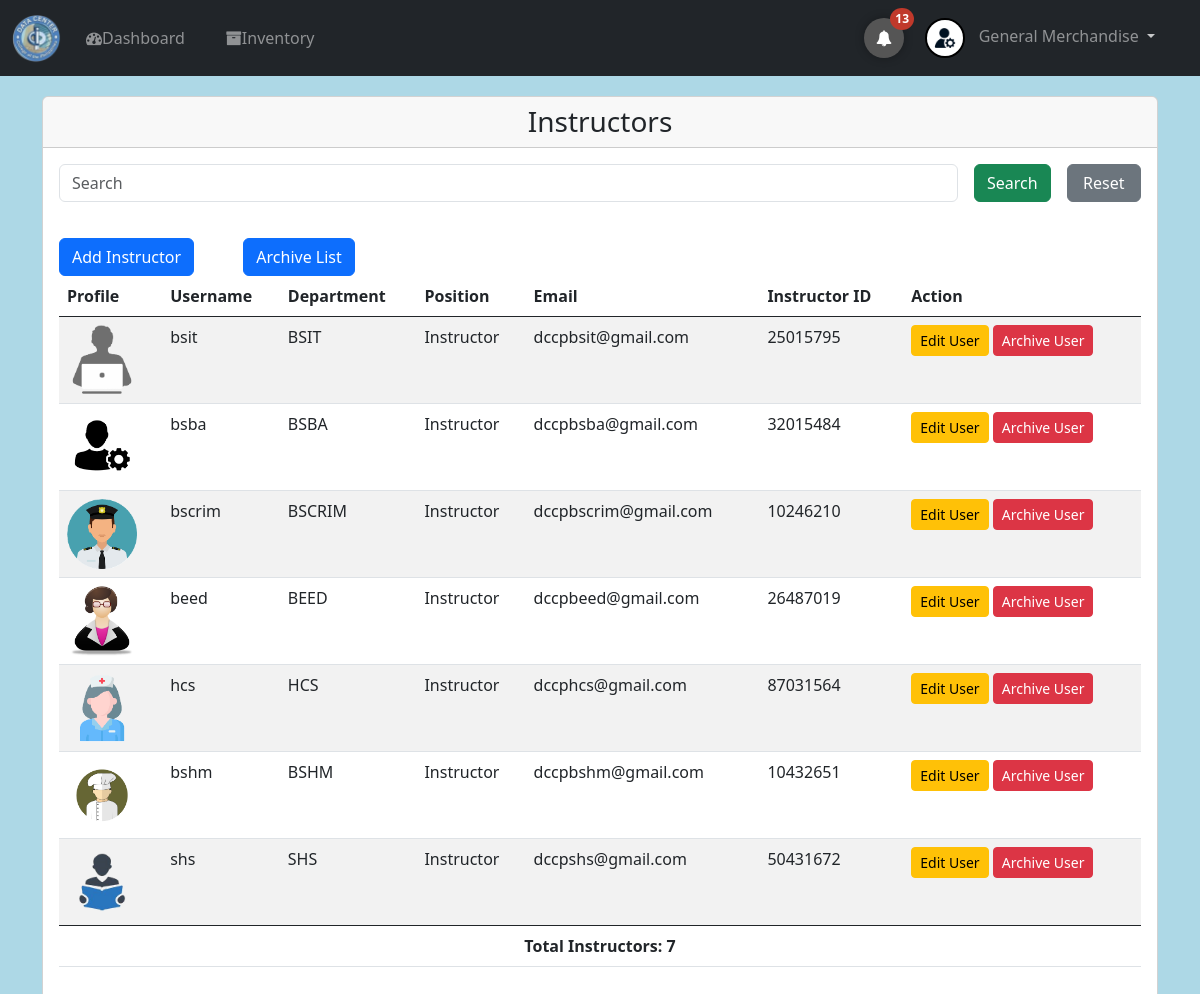
The page /instructor.php (signed in) on the database its author committed.
### tables this page shows
CREATE TABLE `account` (
  `UID` int(11) NOT NULL,
  `username` text NOT NULL,
  `password` text NOT NULL,
  `email` text NOT NULL,
  `department` text NOT NULL,
  `position` text NOT NULL,
  `user_type` text NOT NULL,
  `image_path` varchar(255) NOT NULL,
  `iid` text NOT NULL,
  `iid_image` text NOT NULL
);

### instructor.php (the view, shortened to what this page needs)
<?php
include_once("config.php");
    $searchTerm = "";
    if(isset($_POST['search_btn'])) {
        $searchTerm = mysqli_real_escape_string($mysqli, $_POST['search']);
        $query = "SELECT * FROM account WHERE (username LIKE '%$searchTerm%' OR UID LIKE '%$searchTerm%' OR password LIKE '%$searchTerm%' OR email LIKE '%$searchTerm%') AND user_type LIKE 'user'";
        $rs = mysqli_query($mysqli, $query);
        if(!$rs) {
            die("Error in SQL query: " . mysqli_error($mysqli));
        }
    } elseif(isset($_POST['search_reset'])) {
        $searchTerm = "";
        $rs = mysqli_query($mysqli, "SELECT * FROM account  WHERE user_type = 'user' ");
        if(!$rs) {
            die("Error in SQL query: " . mysqli_error($mysqli));
        }
    } else {
        $rs = mysqli_query($mysqli, "SELECT * FROM account  WHERE user_type = 'user' ");
    }
?>
<!DOCTYPE html>
<html lang="en">
<head>
    <link href="https://cdn.jsdelivr.net/npm/bootstrap@5.0.2/dist/css/bootstrap.min.css" rel="stylesheet">
</head>
<body>
    <?php include("navigations.php"); ?>
    <div class="container mt-4">
        <div class="card">
            <div class="card-header">
                <h3 class="text-center">Instructors</h3>
            </div>
            <div class="card-body">
                <div class="row">
                    <div class="col-md-14 mb-3">
                        <form method="POST" class="search-form row g-3 align-items-center">
                            <div class="col-md-10">
                                <input class="form-control" type="text" name="search" placeholder="Search" value="<?php echo $searchTerm; ?>">
                            </div>
                            <div class="col">
                                <button class="btn btn-success search-btn" type="submit" name="search_btn">Search</button>
                            </div>
                            <div class="col">
                                <button class="btn btn-secondary reset-btn" type="submit" name="search_reset">Reset</button>
                            </div>
                        </form>
                    </div>
<div class="col-md-4">
    <div class="row">
        <div class="col">
            <a class="btn btn-primary" href="add_ins.php">Add Instructor</a>
        </div>
        <div class="col">
            <a class="btn btn-primary" href="archive_user_list.php">Archive List</a>
        </div>
    </div>
</div>
                </div>
                <div class="table-responsive">
                    <table class="table table-striped table-hover">
                        <thead>
                            <tr>
                                <th>Profile</th>
                                <th>Username</th>
                                <th>Department</th>
                                <th>Position</th>
                                <th>Email</th>
                                <th>Instructor ID</th>
                                <th align="center">Action</th>
                            </tr>
                        </thead>
                        <tbody>
                        <?php
$totalInstructor = 0;
if ($rs) {
    if (mysqli_num_rows($rs) > 0) {
        while ($res = mysqli_fetch_array($rs)) {
            $image_path = empty($res['image_path']) ? "uploads/anonymous.png" : $res['image_path'];
            ?>
            <tr>
                <td>
                    <img class="user-image" src="<?php echo $image_path; ?>" alt="<?php echo $res['username']; ?>">
                </td>
                <td><?php echo $res['username']; ?></td>
                <td><?php echo $res['department']; ?></td>
                <td><?php echo $res['position']; ?></td>
                <td><?php echo $res['email']; ?></td>
                <td><?php echo $res['iid']; ?></td>
                <td>
                    <a class="btn btn-warning btn-sm" href="edit_user.php?id=<?php echo $res['UID']; ?>">Edit User</a>
                    <a class="btn btn-danger btn-sm" onclick="deleteUserConfirmation(<?php echo $res['UID']; ?>);">Archive User</a>
                </td>
            </tr>
            <?php
            $totalInstructor++;
        }
    } else {
        echo "<tr><td colspan='7' class='text-center'>Search not found.</td></tr>";
    }
} else {
    echo "<tr><td colspan='7' class='text-center'>Error fetching user data: " . mysqli_error($mysqli) . "</td></tr>";
}
echo "<tfoot><tr><td colspan='7' align='center'><b>Total Instructors: $totalInstructor</b></td></tr></tfoot>";
?>
</tbody>
</table>
</div>
</div>
</div>
</div>
</body>
</html>

### instructor.php (style rules this page uses)
body { font-family: Arial, Helvetica, sans-serif; }
.card-header h3 { margin-bottom: 0; }
.search-form { margin-bottom: 20px; }
.search-form input[type="text"] { width: 100%; }
.search-btn, .reset-btn { width: 100%; }
.user-image { width: 70px; height: 70px; object-fit: cover; border-radius: 8px; cursor: pointer; }

### navigations.php (style rules this page uses)
body { font-family: Arial, sans-serif; background-color: #f8f9fa; margin: 0; padding: 0; display: flex; flex-direction: column; min-height: 100vh; color: #333; }

### rows shown on the page
account: image_path (picture), username "bsit", department "BSIT", position "Instructor", email "dccpbsit@gmail.com", iid "25015795"
account: image_path (picture), username "bsba", department "BSBA", position "Instructor", email "dccpbsba@gmail.com", iid "32015484"
account: image_path (picture), username "bscrim", department "BSCRIM", position "Instructor", email "dccpbscrim@gmail.com", iid "10246210"
account: image_path (picture), username "beed", department "BEED", position "Instructor", email "dccpbeed@gmail.com", iid "26487019"
account: image_path (picture), username "hcs", department "HCS", position "Instructor", email "dccphcs@gmail.com", iid "87031564"
account: image_path (picture), username "bshm", department "BSHM", position "Instructor", email "dccpbshm@gmail.com", iid "10432651"
account: image_path (picture), username "shs", department "SHS", position "Instructor", email "dccpshs@gmail.com", iid "50431672"

### other values the page prints
$alerto "13"
$_SESSION['email'] "General Merchandise"
$totalInstructor "7"
